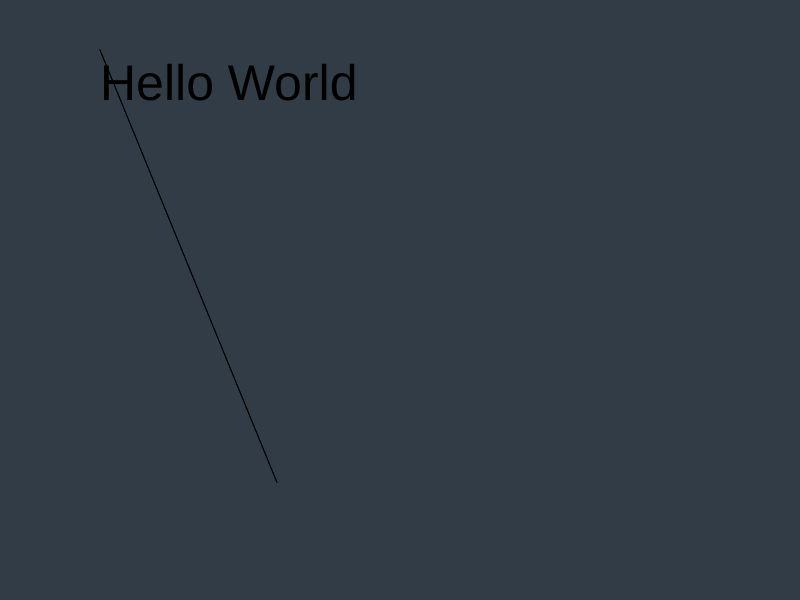
Frame 1 (no input)
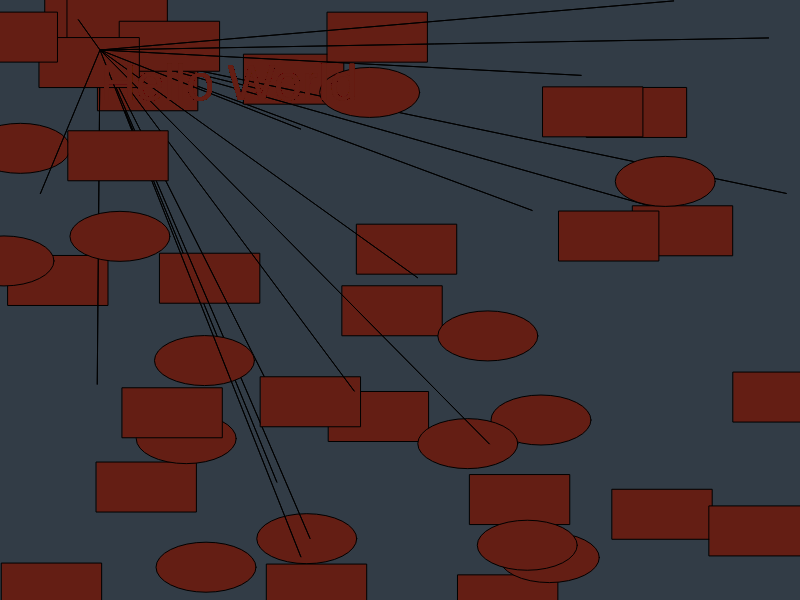
Frame 60 (no input)
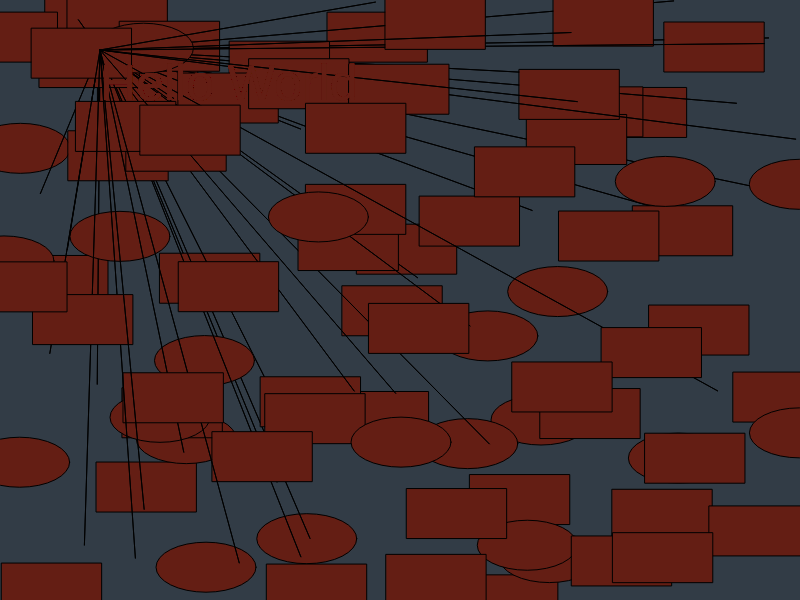
Frame 120 (the mouse pressed at the canvas centre since frame 60)

The p5.js sketch that drew these frames (run headless with seeded random() and noise() and a simulated clock; from frame 60 on, the mouse is pressed at the canvas centre):

// p5.js sketch
// ── sketch.js
let rectWidth = 100;
let rectHeight = 50;

function setup(){
    createCanvas(displayWidth, displayHeight);
    background(50,60,70);
    //noLoop()
}

function draw(){
    textSize(50);
    text("Hello World", 100,100);
    fill(random(0,255),random(0,255),random(0,255));
    rectMode(CENTER);
    drawShape(rectWidth,rectHeight)
}

function drawShape(rectWidth,rectHeight){
    let xPos = random(0, width);
	let yPos = random(0, height);
    fill(100, 30, 20);
    
    let choice = random(0,2);
    if(choice > 1){
        rect(xPos,yPos,rectWidth, rectHeight);
    } else if (choice < 0.5) {
        ellipse(xPos,yPos,rectWidth, rectHeight);
    } else {
        triangle(xPos,yPos,rectWidth, rectHeight);
    }
}
